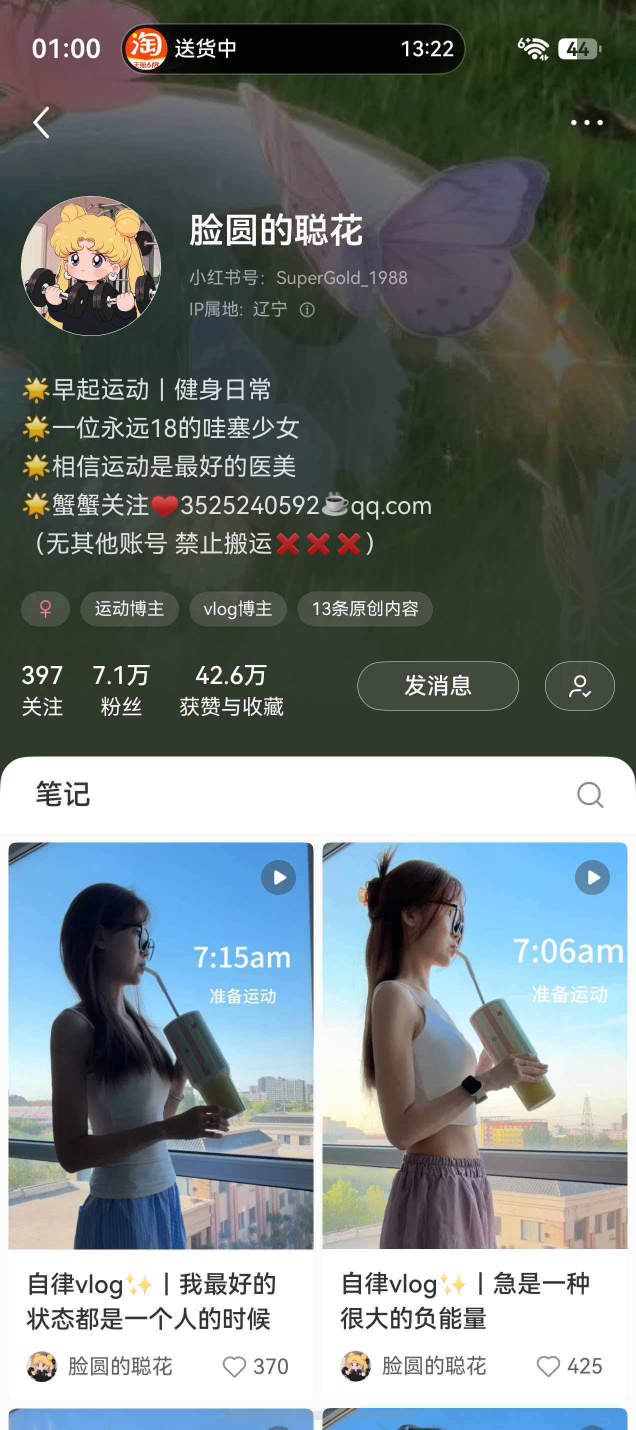
#> input picture archives/V1.2-submit-clean-20260524-215613/references/creator-1.jpg, 1272 x 2860 px (shown at 1/2 size)
$ python -i select_frames_ai.py   (imports and definitions only)
#> lines starting #> are read from the running program, lines starting #| are printed output that depends on the picture
import argparse
import base64
import json
import os
from pathlib import Path
from urllib import request
from urllib.error import HTTPError

from PIL import Image, ImageStat


ROOT = Path(__file__).resolve().parents[1]
FRAMES_DIR = ROOT / "references" / "frames"
MANIFEST_PATH = FRAMES_DIR / "analysis.json"
CONFIG_PATH = Path.home() / ".codex" / "config.toml"
AUTH_PATH = Path.home() / ".codex" / "auth.json"
ARK_INFO_PATH = ROOT / "豆包信息.txt"
CUSTOM_INFO_PATH = ROOT / "custom_model.txt"


CATEGORIES = {
    "cover_title": "封面&标题分析",
    "topic": "选题分析",
    "product": "选品分析",
    "copy": "文案分析",
    "storyboard": "分镜拆解",
}


# [4 lines left out: function read_manifest, not called in this run]


def frame_path(frame_url):
    return ROOT / frame_url.lstrip("/").replace("/", os.sep)


def image_features(path):
#> called with path = '../references/creator-1.jpg'
    img = Image.open(path).convert("RGB")
#> img is the input picture: PIL image 1272x2860 RGB; mean R, G, B 115.5, 126, 124.4
    small = img.resize((64, 64))
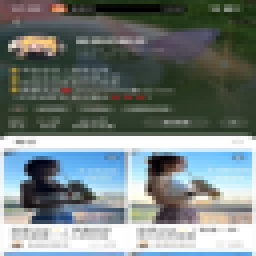
#> small: PIL image 64x64 RGB (shown 4 times larger); mean R, G, B 115.4, 125.9, 124.3
    stat = ImageStat.Stat(small)
    brightness = sum(stat.mean) / 3
#> brightness = 121.9
    contrast = sum(stat.stddev) / 3
#> contrast = 78.58
    width, height = img.size
#> width = 1272; height = 2860
    center_crop = img.crop((width * 0.25, height * 0.2, width * 0.75, height * 0.75))
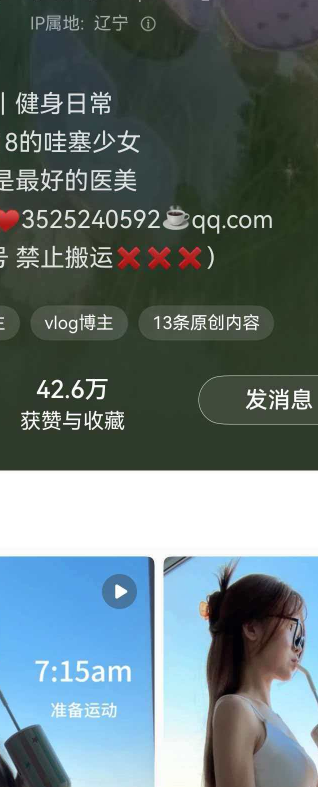
#> center_crop: PIL image 636x1573 RGB (shown at 1/2 size); mean R, G, B 100.9, 117.7, 119
    center_stat = ImageStat.Stat(center_crop.resize((64, 64)))
    center_contrast = sum(center_stat.stddev) / 3
#> center_contrast = 77.04
    return {
        "brightness": brightness,
        "contrast": contrast,
        "center_contrast": center_contrast,
        "size": [width, height],
    }


# [304 lines left out: functions heuristic_select, ensure_openai_base_url, parse_config_base_url, read_api_key, read_kv_file, read_provider_config and 8 more, not called in this run]


# [2 lines not run here, left out]

>>> result = image_features('../references/creator-1.jpg')
#> result = {'brightness': 121.9, 'contrast': 78.58, 'center_contrast': 77.04, 'size': [1272, 2860]}

$ run again, on archives/V1.2-submit-clean-20260524-215613/references/creator-3.jpg
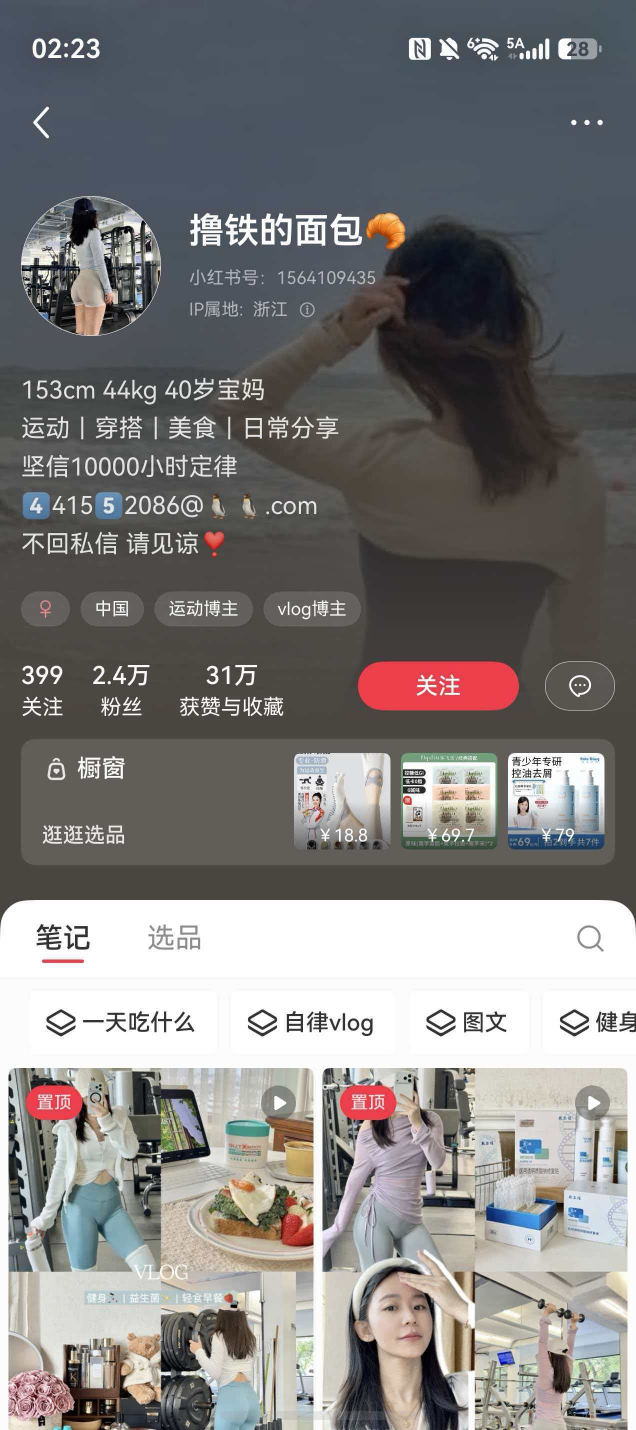
#> input picture archives/V1.2-submit-clean-20260524-215613/references/creator-3.jpg, 1272 x 2860 px (shown at 1/2 size)
#> in image_features, img is the input picture: PIL image 1272x2860 RGB; mean R, G, B 126.9, 125.1, 124.4
#> in image_features, `small = img.resize((64, 64))`:
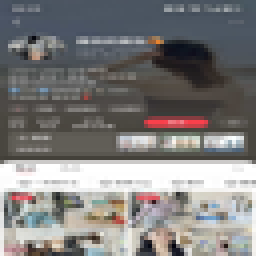
#> small: PIL image 64x64 RGB (shown 4 times larger); mean R, G, B 126.8, 125, 124.3
#> brightness = 125.4
#> contrast = 63.36
#> in image_features, `center_crop = img.crop((width * 0.25, height * 0.2, width * 0.75, heig..`:
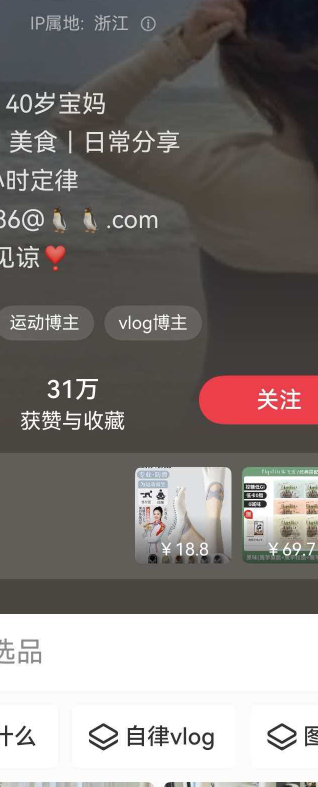
#> center_crop: PIL image 636x1573 RGB (shown at 1/2 size); mean R, G, B 127.6, 121.9, 119.2
#> center_contrast = 73.52
#> result = {'brightness': 125.4, 'contrast': 63.36, 'center_contrast': 73.52, 'size': [1272, 2860]}
